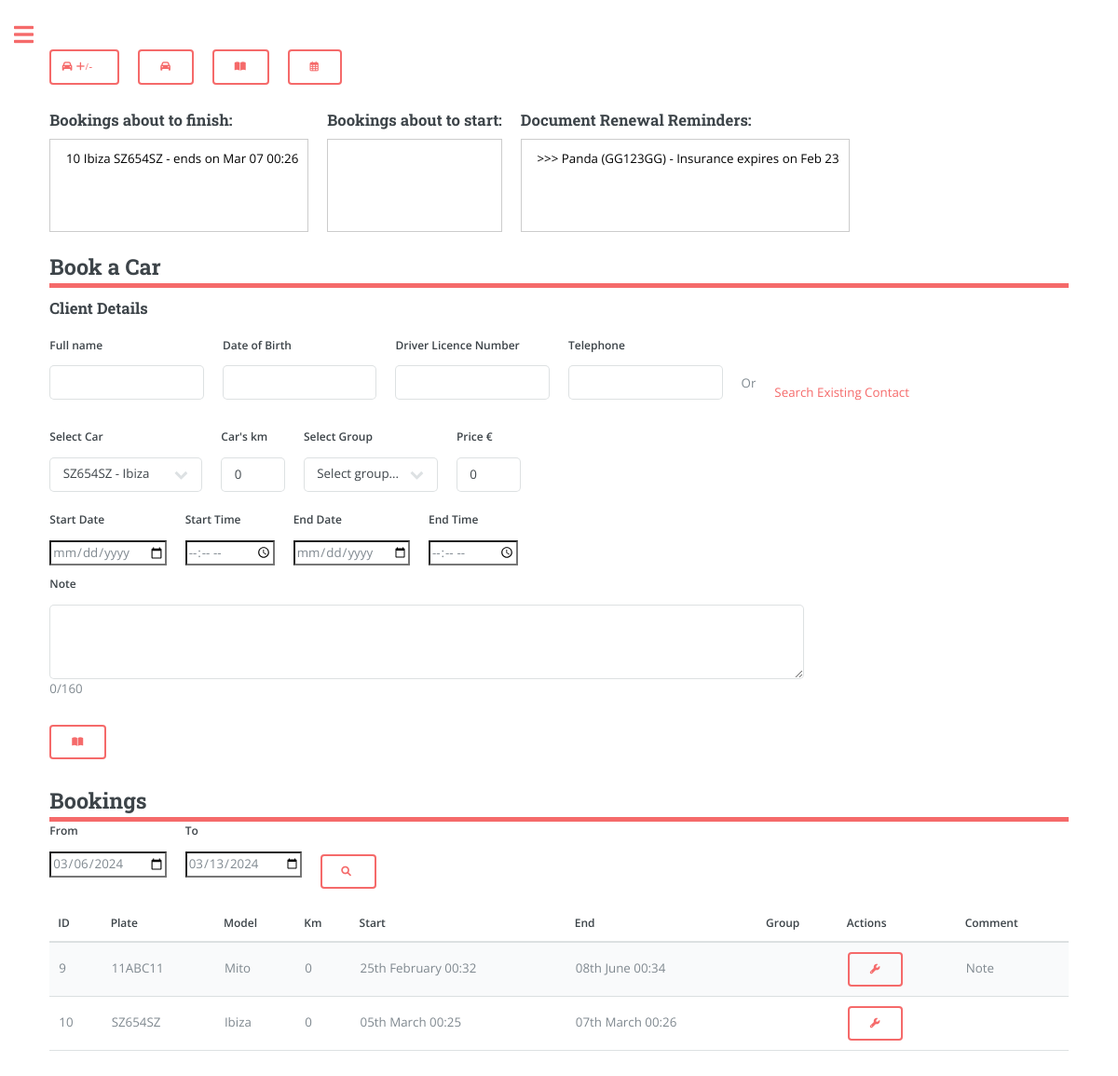
Screenshot of /overview (signed in) with the database file from the repository.
### app/models.py (models this page shows, shortened)
class Booking(db.Model):
    id = db.Column(db.Integer, primary_key=True)
    start_datetime = db.Column(db.DateTime, nullable=False)
    end_datetime = db.Column(db.DateTime, nullable=False)
    car_plate = db.Column(db.String(8), db.ForeignKey('car.plate'), nullable=False)
    user_id = db.Column(db.Integer, db.ForeignKey('user.id'), nullable=False)
    note = db.Column(db.String(160))
    money = db.Column(db.Integer, default=0, index=True)
    km = db.Column(db.Integer, default=0, index=True) # Car's kilometres when booking
    car = db.relationship('Car', backref='bookings', lazy=True)
    contact_id = db.Column(db.Integer, db.ForeignKey('contacts.id', name='booking_contacts_id'), nullable=True)
    group_id = db.Column(db.Integer, db.ForeignKey('groups.id', name='booking_group'), nullable=True)
    group = db.relationship('Groups', back_populates='bookings', lazy=True)

class Car(db.Model):
    plate = db.Column(db.String(8), primary_key=True, index=True, unique=True)
    make = db.Column(db.String(15), index=True)
    model = db.Column(db.String(15), index=True)
    fuel = db.Column(db.String(8), index=True)
    year = db.Column(db.Integer, index=True)
    cc = db.Column(db.Integer, index=True)
    user_id = db.Column(db.Integer, db.ForeignKey('user.id'))
    days = db.Column(db.Integer, default=0, index=True)
    money = db.Column(db.Integer, default=0, index=True) # Referred as 'revenue'
    car_cost = db.Column(db.Integer, default=0, index=True)
    insurance_cost = db.Column(db.Float, default=0, index=True)
    insurance_expiry_date = db.Column(db.DateTime)
    mot_cost = db.Column(db.Float, default=0, index=True)
    mot_expiry_date = db.Column(db.DateTime)
    road_tax_cost = db.Column(db.Float, default=0, index=True)
    road_tax_expiry_date = db.Column(db.DateTime)
    renewal = db.relationship('Renewal', backref='car', lazy='dynamic')
    km = db.Column(db.Integer, default=0, index=True)

class User(UserMixin, db.Model):
    id = db.Column(db.Integer, primary_key=True)
    registration_date = db.Column(db.DateTime, default=datetime.utcnow)
    username = db.Column(db.String(64), index=True, unique=True)
    email = db.Column(db.String(120), index=True, unique=True)
    password_hash = db.Column(db.String(128))
    garage = db.relationship('Car', backref='owner_garage', lazy='dynamic')
    groups = db.relationship('Groups', backref='owner_groups', lazy='dynamic')
    contacts = db.relationship('Contacts', backref='owner_contacts', lazy='dynamic')
    role = db.Column(db.String(20), default='user')
    currency = db.Column(db.String(1), default='€')
    measurement_unit = db.Column(db.String(5), default='Km')
    language = db.Column(db.String(2), default='en')
    is_verified = db.Column(db.Boolean, default=False)

### app/routes.py (the view, shortened to what this page needs)
@app.route('/')
@app.route('/overview', methods=['GET', 'POST'])
@requires_verification
def overview(): # Booking
    contact_id = request.args.get('contact_id')
    contact = None
    if contact_id:
        contact = Contacts.query.filter_by(id=contact_id).first()
    user_cars = current_user.garage.all()
    user_contacts = current_user.contacts.all()
    user_groups = current_user.groups.all()
    from_date = request.form.get('from')
    to_date = request.form.get('to')
    if from_date == None:
        from_date = datetime.now().strftime('%Y-%m-%d')
        to_date = (datetime.now() + timedelta(days=7)).strftime('%Y-%m-%d')
        from_datetime = datetime.strptime(f'{from_date}', '%Y-%m-%d')
        to_datetime = datetime.strptime(f'{to_date}', '%Y-%m-%d')
    else:
        from_datetime = datetime.strptime(f'{from_date}', '%Y-%m-%d')
        to_datetime = datetime.strptime(f'{to_date}', '%Y-%m-%d')
        to_datetime += timedelta(days=1)
    user_bookings = Booking.query.filter(
                Booking.user_id == current_user.id,
                Booking.end_datetime >= from_datetime,
                Booking.start_datetime <= to_datetime,
                ).all()
    booked_car_plates = [booking.car_plate for booking in user_bookings]
    available_cars = [car for car in user_cars if car.plate not in booked_car_plates]
    bookings_about_to_finish = Booking.query.filter(
        (Booking.user_id == current_user.id) &
        ((Booking.end_datetime >= datetime.now().date()) & (Booking.end_datetime <= (datetime.now().date() + timedelta(weeks=1))))).all()
    bookings_about_to_start = Booking.query.filter(
        (Booking.user_id == current_user.id) &
        ((Booking.start_datetime >= datetime.now().date()) & (Booking.start_datetime <= (datetime.now().date() + timedelta(weeks=1))))).all()
    in_four_weeks = datetime.now() + timedelta(weeks=4)
    cars_expiring_soon = Car.query.filter(
        (Car.user_id == current_user.id) &
        ((Car.insurance_expiry_date <= in_four_weeks) |
        (Car.mot_expiry_date <= in_four_weeks) |
        (Car.road_tax_expiry_date <= in_four_weeks))
    ).all()
    return render_template('overview.html' if current_user.language == 'en' else f'overview_{current_user.language}.html',
                            user_cars=user_cars, user_groups=user_groups,
                            available_cars=available_cars,
                            user_bookings=user_bookings,
                            from_datetime=from_datetime.strftime('%Y-%m-%d'),
                            to_datetime=to_datetime.strftime('%Y-%m-%d'),
                            user_contacts=user_contacts,
                            contact=contact,
                            user_name=current_user.username if current_user.is_authenticated else None,
                            bookings_about_to_start=bookings_about_to_start,
                            bookings_about_to_finish=bookings_about_to_finish,
                            in_four_weeks=in_four_weeks,
                            cars_expiring_soon=cars_expiring_soon)

### app/templates/overview.html (shortened to what this page needs)
{% if current_user.language == 'en' %}
    {% extends "index.html" %}
{% else %}
    {% extends "index_" + current_user.language + ".html" %}
{% endif %}
{% block content %}
<link rel="stylesheet" href="{{ url_for('static', filename='css/main.css') }}">
<link rel="stylesheet" href="{{ url_for('static', filename='css/custom.css') }}">
<div class="row">
    <form action="{{ url_for('garage_manage') }}" method="get">
        <button type="submit" title="Add or Delete a Car" style="width: 75px;"><i class="fa-solid fa-car" style="margin-left: -15px;"> +/-</i></button>
    </form>
    <form action="{{ url_for('garage_car') }}" method="get">
        <button type="submit" title="Manage a Car"><i class="fa-solid fa-car"></i></button>
    </form>
    <form action="{{ url_for('bookings_manage') }}" method="get">
        <button type="submit" title="Manage Bookings"><i class="fa-solid fa-book-open"></i></button>
    </form>
    <form action="{{ url_for('calendar') }}" method="get">
        <button type="submit" title="Calendar View"><i class="fa-regular fa-calendar-days"></i></button>
    </form>
</div>
<div class="row">
    <div class="col-md-6" style="width: auto;">
        <h3>Bookings about to finish:</h3>
        <div class="notice-board" style="margin-top: -10px; height: 100px;">
            <ul class="notice-list">
                {% for booking in bookings_about_to_finish %}
                <a href="{{ url_for('bookings_manage', booking_id=booking.id ) }}" style="color: rgb(0, 0, 0);">
                    <li>{{ booking.id }} {{ booking.car.model }} {{ booking.car.plate }} - ends on {{ booking.end_datetime.strftime("%b %d %H:%M") }}</li>
                {% endfor %}
                </a>
            </ul>
        </div>
    </div>
    <div class="col-md-6" style="width: auto;">
        <h3>Bookings about to start:</h3>
        <div class="notice-board" style="margin-top: -10px; height: 100px;">
        </div>
    </div>
    <div class="col-md-6" style="width: auto;">
        <h3>Document Renewal Reminders:</h3>
        <div class="notice-board" style="margin-top: -10px; height: 100px;">
            <ul class="notice-list">
                {% for car in cars_expiring_soon %}
                    <a href="{{ url_for('renew', car_plate=car.plate ) }}" style="color: rgb(0, 0, 0);">
                        <li>
                            >>> {{ car.model }} ({{ car.plate }}) -
                            {% if car.insurance_expiry_date and car.insurance_expiry_date <= in_four_weeks %}
                                Insurance expires on {{ car.insurance_expiry_date.strftime("%b %d") }}
                            {% endif %}
                        </li>
                    </a>
                {% endfor %}
            </ul>
        </div>
    </div>
</div>
<header id="header" style="padding: 0;">
    <h2>Book a Car</h2>
</header>
<form method="POST" action="{{ url_for('overview') }}">
    <h3 style="margin-top: 10px;">Client Details</h3>
        {% if contact %}
        <div class="row">
        <div class="col">
            <label for="full_name" class="form-label">Full name</label>
            <input type="text" class="form-control" id="full_name" name="full_name" value="{{ contact.full_name }}" readonly>
          </div>
          <div class="col">
            <label for="dob" class="form-label">Date of Birth</label>
            <input type="text" class="form-control" id="dob" name="dob" value="{{ contact.dob }}" readonly>
          </div>
          <div class="col">
            <label for="driver_licence_n" class="form-label">Driver Licence Number</label>
            <input type="text" class="form-control" id="driver_licence_n" name="driver_licence_n" value="{{ contact.driver_licence_n }}" readonly>
          </div>
          <div class="col">
            <label for="telephone" class="form-label">Telephone</label>
            <input type="text" class="form-control" id="telephone" name="telephone" value="{{ contact.telephone }}" readonly>
          </div>
          <div class="col">
            <label for="id" class="form-label">ID</label>
            <input type="text" class="form-control" id="id" name="id" value="{{ contact.id }}" readonly>
        </div>
        </div>
        {% else %}
    <div class="row">
        <div class="col-2">
            <label for="full_name" class="form-label">Full name</label>
            <input type="text" class="form-control" id="full_name" name="full_name">
        </div>
        <div class="col-2">
            <label for="dob" class="form-label">Date of Birth</label>
            <input type="text" class="form-control" id="dob" name="dob">
        </div>
        <div class="col-2">
            <label for="driver_licence_n" class="form-label">Driver Licence Number</label>
            <input type="text" class="form-control" id="driver_licence_n" name="driver_licence_n">
        </div>
        <div class="col-2">
            <label for="telephone" class="form-label">Telephone</label>
            <input type="text" class="form-control" id="telephone" name="telephone">
        </div>
        <p style="margin-top: 3em;">Or</p>
        <div class="col-2">
            <a href="{{ url_for('contacts')}}">
                <p style="margin-top: 50px;">Search Existing Contact</p>
            </a>
        </div>
    </div>
    {% endif %}
    <div class="row" style="margin-top: 0px;">
        <div class="col">
            <label for="car_selection" class="form-label">Select Car</label>
            <select class="form-select" id="car_selection" name="car_selection">
                {% for car in user_cars %}
                    <option value="{{ car.plate }}">{{ car.plate }} - {{ car.model }}</option>
                {% endfor %}
            </select>
        </div>
        <div class="col">
            <label for="km" class="form-label">Car's {{ current_user.measurement_unit }}</label>
            <input type="text" class="form-control" id="km" name="km" size="4" value="0">
          </div>
        <div class="col">
            <label for="group_selection" class="form-label">Select Group</label>
            <select class="form-select" id="group_selection" name="group_selection">
                <option value="None">Select group...</option>
            </select>
        </div>
        <div class="col">
            <label for="Price" class="form-label">Price {{ current_user.currency }}</label>
            <input type="text" class="form-control" id="Price" name="Price" size="4" value="0">
          </div>
    </div>
    <div class="row" style="margin-top: 20px;">
        <div class="col">
            <label for="start_date" class="form-label">Start Date</label>
            <input type="date" class="form-control" id="start_date" name="start_date" required>
        </div>
        <div class="col">
            <label for="start_time" class="form-label">Start Time</label>
            <input type="time" class="form-control" id="start_time" name="start_time" required>
        </div>
        <div class="col">
            <label for="end_date" class="form-label">End Date</label>
            <input type="date" class="form-control" id="end_date" name="end_date" required>
        </div>
        <div class="col">
            <label for="end_time" class="form-label">End Time</label>
            <input type="time" class="form-control" id="end_time" name="end_time" required>
        </div>
    </div>
        <div class="col" style="margin-top: 10px;">
            <label for="note" class="form-label">Note</label>
            <textarea class="form-control" id="note" name="note" rows="3" maxlength="160" oninput="updateCharacterCount(this)" style="width: 810px; height: 80px;"></textarea>
            <p id="character-count">0/160</p>
        </div>
    <div class="col">
        <button type="submit" name='book' title="Book Car" class="btn btn-primary"><i class="fa-solid fa-book-open"></i></button>
    </div>
</form>
<header id="header" style="padding: 0;">
<h2>Bookings</h2>
</header>
<form method="POST" action="{{ url_for('overview') }}">
<div class="row">
    <div class="col">
        <label for="from" class="form-label">From</label>
        <input type="date" class="form-control" id="from" name="from" value="{{ from_datetime }}" required>
    </div>
    <div class="col">
        <label for="to" class="form-label">To</label>
        <input type="date" class="form-control" id="to" name="to" value="{{ to_datetime }}" required>
    </div>
    <button type="submit" name='check' class="btn btn-primary" style="margin-top: 35px; margin-left: 20px; width: 60px;"><i class="fa-solid fa-magnifying-glass" style="margin-right: 20px;"></i></button>
</div>
</form>
<form action="{{ url_for('bookings_manage') }}" method="POST">
    <table>
        <thead>
            <tr>
                <th>ID</th>
                <th>Plate</th>
                <th>Model</th>
                <th>{{ current_user.measurement_unit.capitalize() }}</th>
                <th>Start</th>
                <th>End</th>
                <th>Group</th>
                <th>Actions</th>
                <th>Comment</th>
            </tr>
        </thead>
        <tbody>
            {% for booking in user_bookings %}
                <tr>
                    <td>{{ booking.id }}</td>
                    <td>{{ booking.car.plate }}</td>
                    <td>{{ booking.car.model }}</td>
                    <td>{{ booking.km }}</td>
                    <td>{{ booking.start_datetime.strftime("%dth %B %H:%M") }}</td>
                    <td>{{ booking.end_datetime.strftime("%dth %B %H:%M") }}</td>
                    <td>
                    </td>
                    <td>
                        <button type="submit" class="btn btn-danger" name="manage_booking" value="{{ booking.id }}"><i class="fa-solid fa-wrench"></i></button>
                    </td>
                    <td>
                        {% if booking.note %}
                            <span class="note-tooltip">
                                Note
                            </span>
                        {% endif %}
                    </td>
                </tr>
            {% endfor %}
        </tbody>
    </table>
</form>
{% endblock %}

### rows the page displays
Booking: id "10", car.model "Ibiza", car.plate "SZ654SZ", end_datetime "Mar 07 00:26", km "0", start_datetime "05th March 00:25", end_datetime "07th March 00:26"
Car: model "Panda", plate "GG123GG", insurance_expiry_date "Feb 23"
User: measurement_unit "km", currency "€", measurement_unit "Km"
Booking: id "9", car.plate "11ABC11", car.model "Mito", km "0", start_datetime "25th February 00:32", end_datetime "08th June 00:34"

### other values shown
form field car_selection "SZ654SZ - Ibiza"
